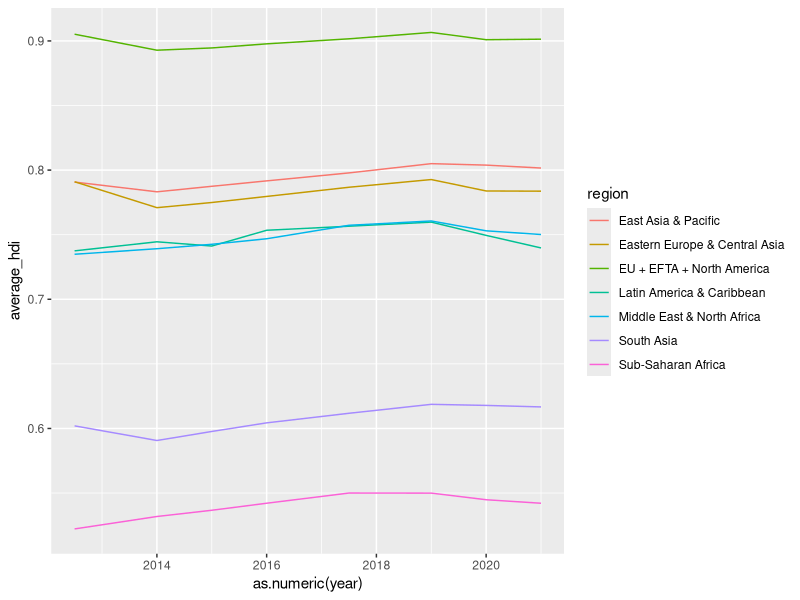

Source code (R):
## ---- chunk 1
knitr::opts_chunk$set(echo = TRUE)
## ---- chunk 2
# Load Libraries
library(dplyr)
library(ggplot2)
library(lme4)

data = read.csv("./data/data_clean.csv")
## ---- chunk 3
average_hdi = data %>% group_by(region,year) %>% summarise(average_hdi = mean(hdi))
average_hdi[average_hdi$year == "2012-2013", "year"] = "2012.5"
average_hdi[average_hdi$year == "2017-2018", "year"] = "2017.5"
ggplot(data=average_hdi, aes(x=as.numeric(year), y=average_hdi)) + geom_line(aes(color = region))
## ---- chunk 4
# Create Time Mixed Effects Model
selected_columns = data[, c("country","year", "region", "hdi", "x1.6","x3.2", "x5.1", "x6.4", "x7.3")]
selected_columns[selected_columns$year == "2012-2013", "year"] = "2012.5"
selected_columns[selected_columns$year == "2017-2018", "year"] = "2017.5"
selected_columns$year = as.numeric(selected_columns$year)
selected_columns$years_from_2000 = selected_columns$year - 2000

time_mixed_effects = lmer(hdi~years_from_2000+x1.6+x3.2+x5.1+x6.4+x7.3+(1+years_from_2000|region),data=selected_columns)
## ---- chunk 5
# Determine Significance of Coefficients

## ---- chunk 6
# Makes Plots


